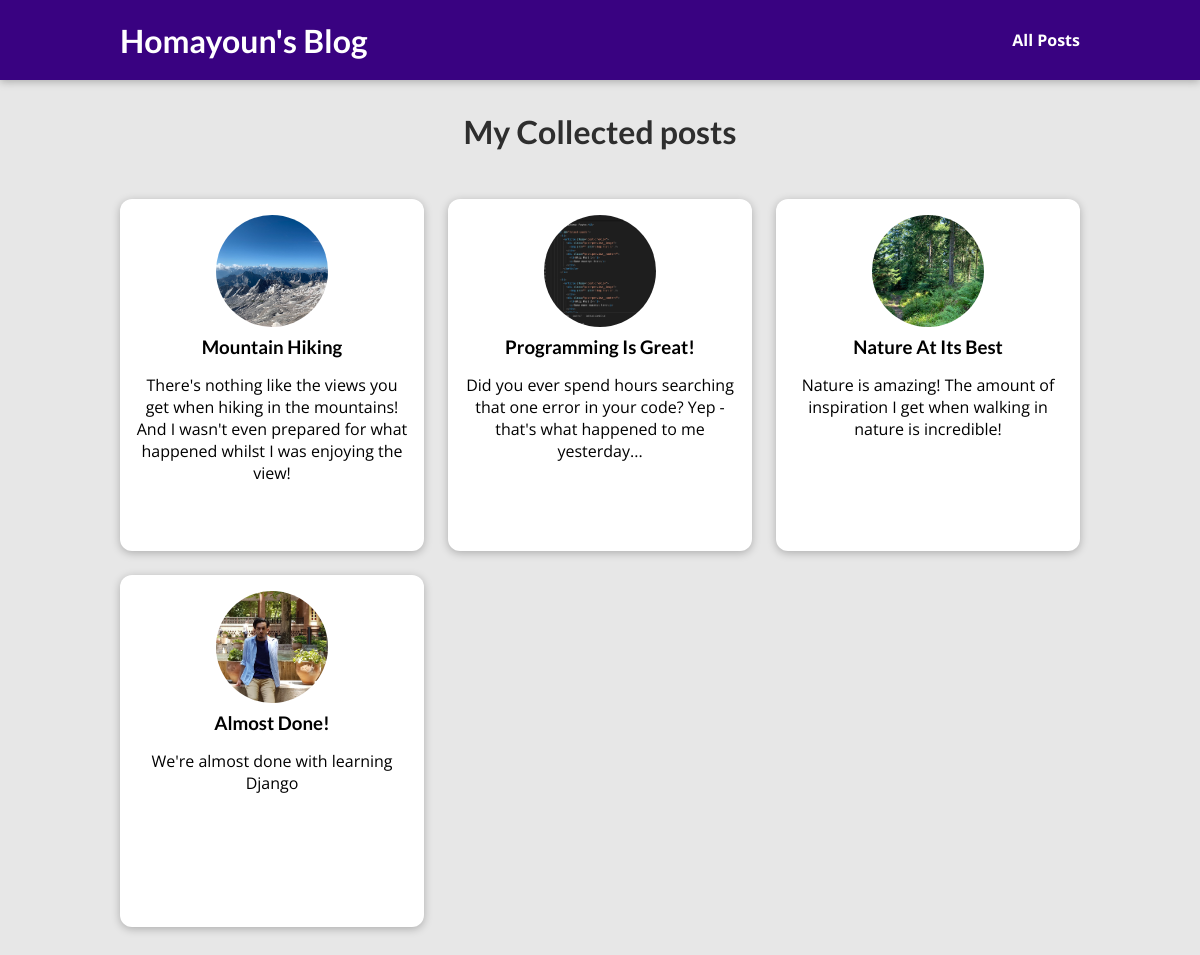
The page /posts on the database its author committed.
### blog/models.py (models this page shows, shortened)
class Post(models.Model):
    author = models.ForeignKey(Author, on_delete=models.SET_NULL, related_name="posts", null=True)
    title = models.CharField(max_length=150)
    excerpt = models.CharField(max_length=200)
    image = models.ImageField(upload_to="posts", null=True)
    date = models.DateField(auto_now=True)
    slug = models.SlugField(unique=True, db_index=True)
    content = models.TextField(validators=[MinLengthValidator(10)])
    tags = models.ManyToManyField(Tag)

### blog/views.py (the view)
# urls.py: path("posts", views.AllPostsView.as_view(), name="posts-page"),
class AllPostsView(django.views.generic.ListView):
    template_name = "blog/all-posts.html"
    model = Post
    ordering = ["-date"]
    context_object_name = "all_posts"

### blog/templates/blog/all-posts.html (shortened to what this page needs)
{% extends "base.html" %}
{% load static %}
{% block css_files %}
    <link rel="stylesheet" href="{% static "blog/post.css" %}">
    <link rel="stylesheet" href="{% static "blog/all-posts.css" %}">
{% endblock %}
{% block content %}
    <section id="all-posts">
        <h2>My Collected posts</h2>
        <ul>
            {% for post in all_posts %}
                {% include "blog/includes/post.html" %}
            {% endfor %}
        </ul>
    </section>
{% endblock %}

### blog/templates/blog/includes/post.html
<li>
    <article class="post">
        <a href="{% url "post-detail-page" slug=post.slug %}">
            <img src="{{ post.image.url }}" alt={{ post.title }}/>
            <div class="post__content">
                <h3>{{ post.title|title }}</h3>
                <p>{{ post.excerpt }}</p>
            </div>
        </a>
    </article>
</li>

### static/app.css (style rules this page uses)
* { box-sizing: border-box; }
html { font-family: 'Open Sans', 'Lato', sans-serif; }
body { margin: 0; }
h1, h2, h3 { font-family: 'Lato', sans-serif; font-weight: bold; }

### blog/static/blog/post.css (style rules this page uses)
.post { display: flex; flex-direction: column; align-items: center; text-align: center; }
.post a { text-decoration: none; color: black; transition: all 0.2s ease; padding: 1rem; }
.post img { width: 5rem; height: 5rem; object-fit: cover; border-radius: 50%; }
.post h3 { margin: 0.25rem 0; }

### blog/static/blog/all-posts.css (style rules this page uses)
body { background-color: #e7e7e7; }
#all-posts { margin: 7rem auto; width: 90%; max-width: 60rem; }
#all-posts h2 { text-align: center; font-size: 2rem; color: #2e2e2e; margin: 3rem 0; }
ul { list-style: none; margin: 0; padding: 0; display: grid; grid-template-columns: repeat(auto-fill, minmax(17rem, 1fr)); gap: 1.5rem; }
.post img { width: 7rem; height: 7rem; }
.post a { height: 22rem; transform-origin: center; box-shadow: 0 2px 8px rgba(0, 0, 0, 0.25); border-radius: 12px; background-color: white; }

### rows shown on the page
Post: image (picture), title "Mountain Hiking", excerpt "There's nothing like the views you get when hiking in the mountains! And I wasn't even prepared for what happened whilst I was enjoying the view!"
Post: image (picture), title "Programming Is Great!", excerpt "Did you ever spend hours searching that one error in your code? Yep - that's what happened to me yesterday..."
Post: image (picture), title "Nature At Its Best", excerpt "Nature is amazing! The amount of inspiration I get when walking in nature is incredible!"
Post: image (picture), title "Almost Done!", excerpt "We're almost done with learning Django"
